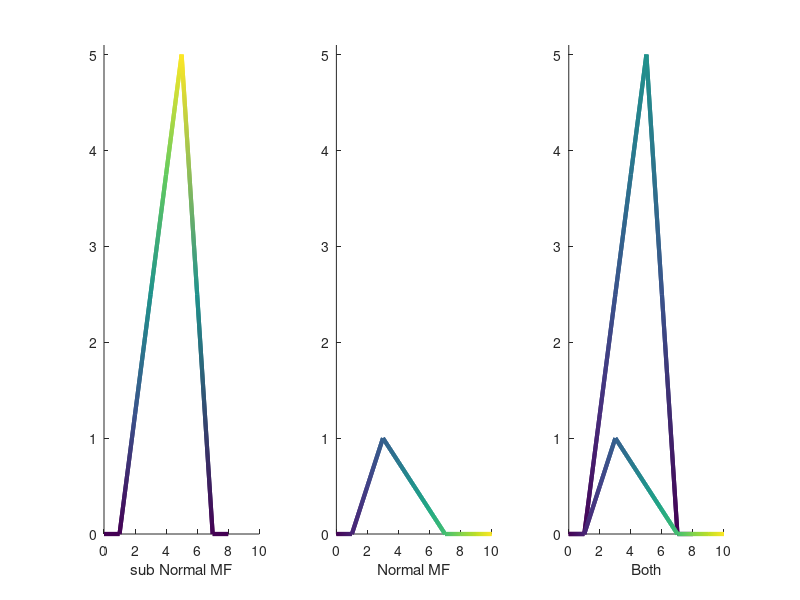

This chart was generated by the following MATLAB code:
%  Shahab Sotudian--94125091
% Normal membership function
disp('*** Example of Normal and sub Normal membership function ***')
l=[0 1 2 3 4 5 6 7 8 9 10]
s=[0 0 0.5 1 0.75 0.5 0.25 0 0 0 0]

% sub Normal membership function

x=[0 1 2 3 4 5 6 7 8 ]
y=[0 0 1.25 2.5 3.75 5 2.5 0 0]


figure
subplot(1,3,1)
x_length = length(x);
z = zeros(1,x_length);
col = y;  % This is the color, vary with y in this case.
surface([x;x],[y;y],[z;z],[col;col],...
        'facecol','no',...
        'edgecol','interp',...
        'linew',3);
  xlabel('sub Normal MF')
  axis([0 10 0  5.1]);
  
 subplot(1,3,2)
  l_length = length(l);
z = zeros(1,l_length);
u = l;  % This is the color, vary with y in this case.
surface([l;l],[s;s],[z;z],[u;u],...
        'facecol','no',...
        'edgecol','interp',...
        'linew',3);
     axis([0 10 0  5.1]);
 xlabel('Normal MF')

subplot(1,3,3)
x_length = length(x);
z = zeros(1,x_length);
col = y;  % This is the color, vary with y in this case.
surface([x;x],[y;y],[z;z],[col;col],...
        'facecol','no',...
        'edgecol','interp',...
        'linew',3);
     axis([0 10 0  5.1]);
hold on
l_length = length(l);
z = zeros(1,l_length);
u = l;  % This is the color, vary with y in this case.
surface([l;l],[s;s],[z;z],[u;u],...
        'facecol','no',...
        'edgecol','interp',...
        'linew',3);
     axis([0 10 0  5.1]);
xlabel('Both')
